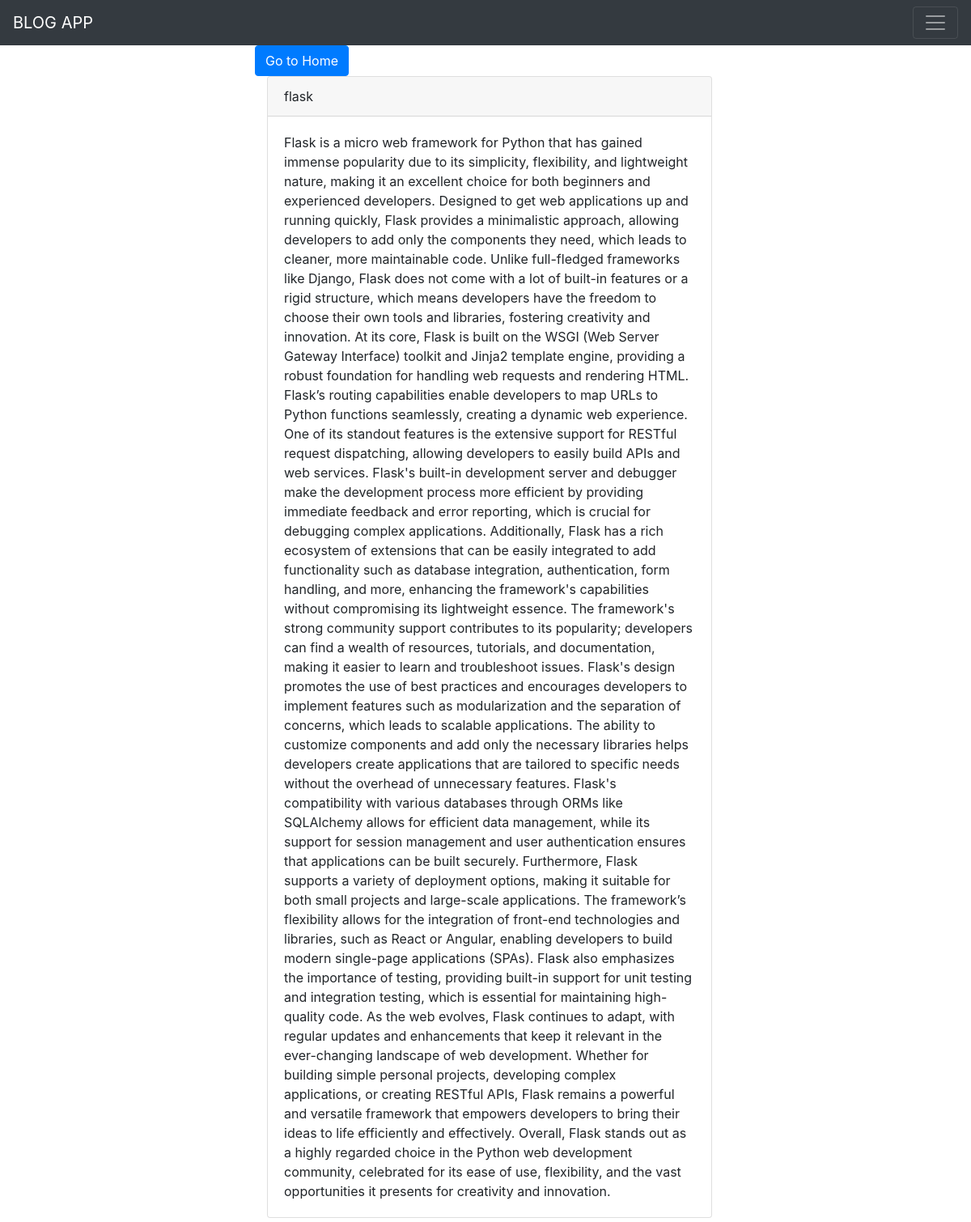
Page /public (signed in) on the committed database.
### blogs/models.py (models this page shows, shortened)
class Post(db.Model):
    id = db.Column(db.Integer, primary_key=True)
    postname = db.Column(db.String(120))
    content = db.Column(db.Text)
    last_modified = db.Column(db.Date)
    user_id = db.Column(db.Integer, db.ForeignKey('user.id'))  # Foreign key for user association
    @staticmethod
    def latest():
        return Post.query.order_by(desc(Post.last_modified)).all()

### blogs/views.py (the view)
@app.route('/public' , methods=['GET', 'POST'])
@login_required
def public():
    posts = Post.latest()
    return render_template("public.html", posts=posts)

### blogs/views.py (called while the page is built)
@lm.user_loader
def load_user(user_id):
    return User.query.get(user_id)

### blogs/templates/public.html (shortened to what this page needs)
{%extends "base.html"%}
{% from "form_macros.html" import render_field %}
{% block content%}
<a href="{{ url_for('home') }}" class="btn btn-primary">Go to Home</a>
<div class="col-md-8">
  {% if posts %}
      {% for post in posts %}
          <div class="card mb-3">
              <div class="card-header">
                  {{ post.postname}}
              </div>
              <div class="card-body">
                  <p class="card-text">{{ post.content }}</p>
              </div>
          </div>
      {% endfor %}
  {% else %}
      <p>No posts made.</p>
  {% endif %}
</div>
{%endblock%}

### rows in the picture
Post: postname "flask", content "Flask is a micro web framework for Python that has gained immense popularity due to its simplicity, flexibility, and lightweight nature, making it an excellent choice for both beginners and experienced developers. Designed to get web applications up and running quickly, Flask provides a minimalistic approach, allowing developers to add only the components they need, which leads to cleaner, more maintainable code. Unlike full-fledged frameworks like Django, Flask does not come with a lot of built-in features or a rigid structure, which means developers have the freedom to choose their own tools and libraries, fostering creativity and innovation. At its core, Flask is built on the WSGI (Web…"
